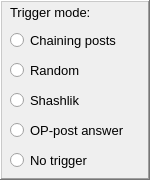
   <widget class="QFrame" name="triggerSet">
    <property name="geometry">
     <rect>
      <x>850</x>
      <y>140</y>
      <width>150</width>
      <height>180</height>
     </rect>
    </property>
    <property name="frameShape">
     <enum>QFrame::WinPanel</enum>
    </property>
    <property name="frameShadow">
     <enum>QFrame::Raised</enum>
    </property>
    <property name="lineWidth">
     <number>1</number>
    </property>
    <property name="midLineWidth">
     <number>0</number>
    </property>
    <widget class="QRadioButton" name="chaining">
     <property name="geometry">
      <rect>
       <x>10</x>
       <y>30</y>
       <width>130</width>
       <height>20</height>
      </rect>
     </property>
     <property name="font">
      <font>
       <pointsize>10</pointsize>
      </font>
     </property>
     <property name="toolTip">
      <string>Цепочка</string>
     </property>
     <property name="text">
      <string>Chaining posts</string>
     </property>
     <attribute name="buttonGroup">
      <string notr="true">buttonGroup_5</string>
     </attribute>
    </widget>
    <widget class="QRadioButton" name="randTrigger">
     <property name="geometry">
      <rect>
       <x>10</x>
       <y>60</y>
       <width>130</width>
       <height>20</height>
      </rect>
     </property>
     <property name="font">
      <font>
       <pointsize>10</pointsize>
      </font>
     </property>
     <property name="toolTip">
      <string>Ответы на рандомные посты</string>
     </property>
     <property name="text">
      <string>Random</string>
     </property>
     <attribute name="buttonGroup">
      <string notr="true">buttonGroup_5</string>
     </attribute>
    </widget>
    <widget class="QRadioButton" name="shashlik">
     <property name="geometry">
      <rect>
       <x>10</x>
       <y>90</y>
       <width>130</width>
       <height>20</height>
      </rect>
     </property>
     <property name="font">
      <font>
       <pointsize>10</pointsize>
      </font>
     </property>
     <property name="toolTip">
      <string>Батон</string>
     </property>
     <property name="text">
      <string>Shashlik</string>
     </property>
     <attribute name="buttonGroup">
      <string notr="true">buttonGroup_5</string>
     </attribute>
    </widget>
    <widget class="QRadioButton" name="oppost">
     <property name="geometry">
      <rect>
       <x>10</x>
       <y>120</y>
       <width>130</width>
       <height>20</height>
      </rect>
     </property>
     <property name="font">
      <font>
       <pointsize>10</pointsize>
      </font>
     </property>
     <property name="toolTip">
      <string>Ответ ОП-у</string>
     </property>
     <property name="text">
      <string>OP-post answer</string>
     </property>
     <attribute name="buttonGroup">
      <string notr="true">buttonGroup_5</string>
     </attribute>
    </widget>
    <widget class="QRadioButton" name="notrigger">
     <property name="geometry">
      <rect>
       <x>10</x>
       <y>150</y>
       <width>130</width>
       <height>20</height>
      </rect>
     </property>
     <property name="font">
      <font>
       <pointsize>10</pointsize>
      </font>
     </property>
     <property name="toolTip">
      <string>Без триггера</string>
     </property>
     <property name="text">
      <string>No trigger</string>
     </property>
     <attribute name="buttonGroup">
      <string notr="true">buttonGroup_5</string>
     </attribute>
    </widget>
    <widget class="QLabel" name="label_9">
     <property name="geometry">
      <rect>
       <x>10</x>
       <y>0</y>
       <width>130</width>
       <height>25</height>
      </rect>
     </property>
     <property name="font">
      <font>
       <pointsize>10</pointsize>
      </font>
     </property>
     <property name="text">
      <string>Trigger mode:</string>
     </property>
    </widget>
   </widget>
